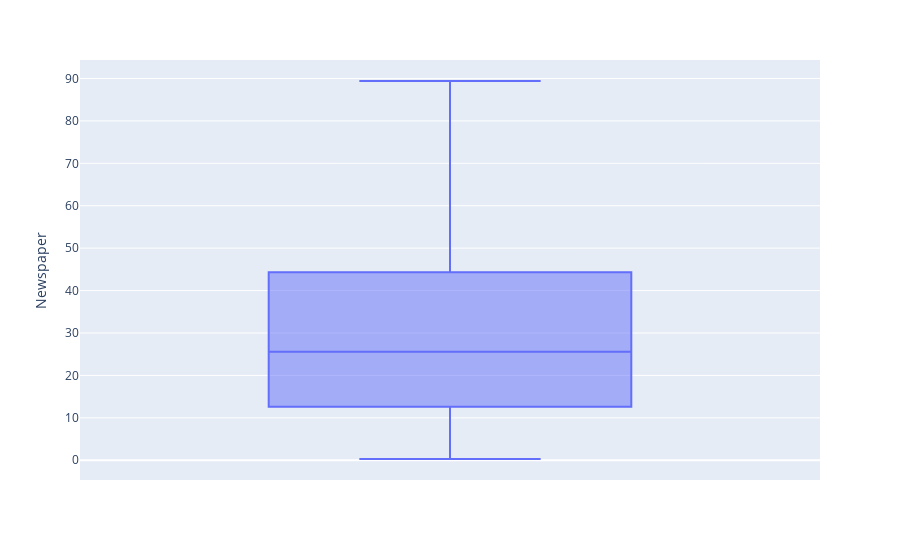

The notebook cell saved with this chart:
### Code cell
newfig = px.box(df , y=df['Newspaper'])
newfig.show()

### Figure 1 — Plotly figure (JSON) as saved in the notebook; plotly's stock layout.template omitted (floating-point values rounded to 4 significant figures; data arrays with more than 128 entries replaced by an {"elided": "..."} marker saying what was removed)
{"data": [{"alignmentgroup": "True", "hovertemplate": "Newspaper=%{y}<extra></extra>", "legendgroup": "", "marker": {"color": "#636efa"}, "name": "", "notched": false, "offsetgroup": "", "orientation": "v", "showlegend": false, "type": "box", "x0": " ", "xaxis": "x", "y": {"elided": "198 float values"}, "y0": " ", "yaxis": "y"}], "layout": {"boxmode": "group", "legend": {"tracegroupgap": 0}, "margin": {"t": 60}, "xaxis": {"anchor": "y", "domain": [0, 1]}, "yaxis": {"anchor": "x", "domain": [0, 1], "title": {"text": "Newspaper"}}}}
